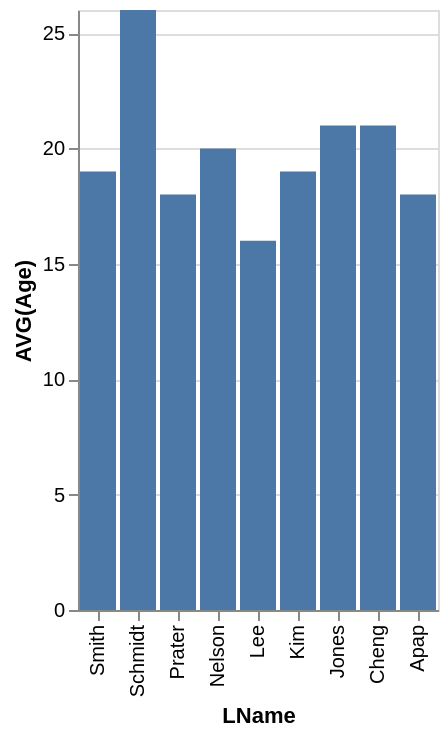

Express this chart as Vega-Lite.
### Vega-Lite specification from a JSON file in a GitHub repository (floating-point values rounded to 4 significant figures)
{"data": {"values": [{"x_data": "Apap", "y_data": 18}, {"x_data": "Cheng", "y_data": 21}, {"x_data": "Jones", "y_data": 21}, {"x_data": "Kim", "y_data": 19}, {"x_data": "Lee", "y_data": 16}, {"x_data": "Nelson", "y_data": 20}, {"x_data": "Prater", "y_data": 18}, {"x_data": "Schmidt", "y_data": 26}, {"x_data": "Smith", "y_data": 19}]}, "mark": "bar", "encoding": {"x": {"field": "x_data", "type": "nominal", "title": "LName", "sort": "descending"}, "y": {"field": "y_data", "type": "quantitative", "title": "AVG(Age)"}}}
